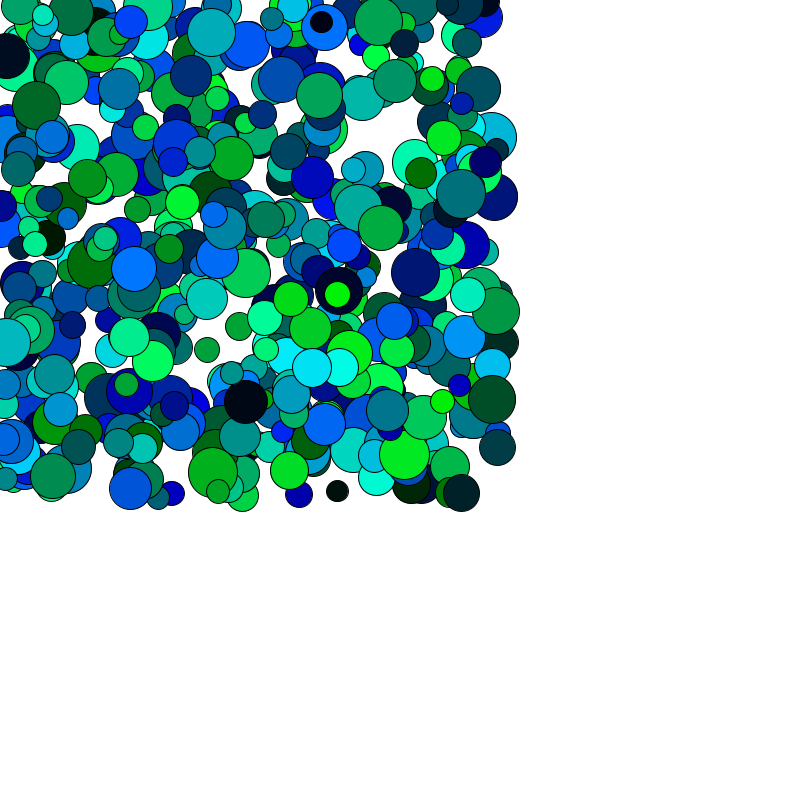
Frame 1 (no input)
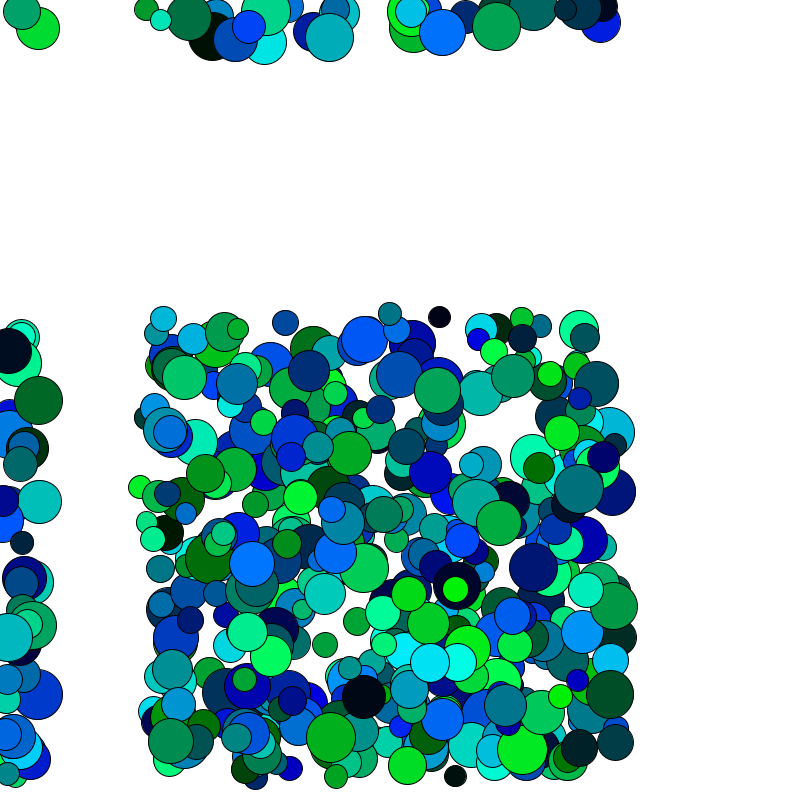
Frame 60 (the mouse pressed at the canvas centre just before this capture)
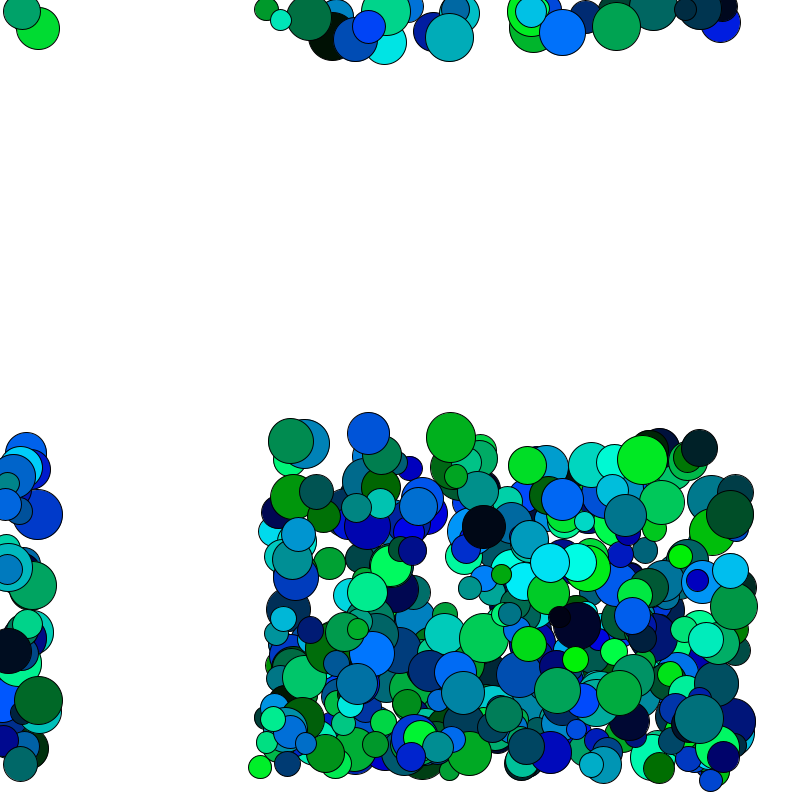
Frame 120 (the mouse held since frame 60 and released just before this capture)

The Processing sketch that drew these frames (run headless with seeded random() and noise(); from frame 60 on, the mouse is pressed at the canvas centre):

// Processing sketch: balls
// ── balls.pde
Ball[] balls;
int numBalls =500;


void setup() {

  size(800,800);
  balls = new Ball[numBalls];
  
  for(int i=0; i< numBalls; i++){
    balls[i] = new Ball(random(0,500),random(0,500),random(20,50));
  }

}

void draw(){
  background(255);
  for(Ball b :balls){
    b.display();
    b.update();
 
}
}

// ── Ball.pde
class Ball{//creating a Ball Class

  
  float x, y;
  float radius;
  float vx, vy;
  color col;
  
  
 //constructor
 Ball (float startX,float startY,float r){
    x = startX;
    y = startY;
    radius = r;
    vx=2;
    vy=5;
    col = color(random(0.255),random(0,255),random(0,255)); 
}
void display(){
  fill(col);
ellipse(x,y,radius,radius);
}
void update(){

    x = x+vx;
    y = y+vy;

if((x +radius > width) || (x - radius  < 0)) vx = -vx;
if((y + radius > height) ||( y - radius <0))vy = -vy;

  }

}
